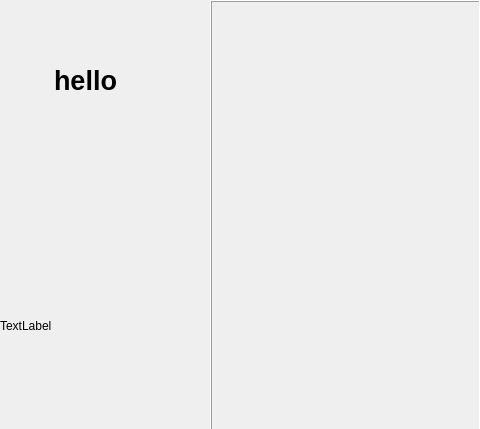
<?xml version="1.0" encoding="UTF-8"?>
<ui version="4.0">
 <class>Widget</class>
 <widget class="QWidget" name="Widget">
  <property name="geometry">
   <rect>
    <x>0</x>
    <y>0</y>
    <width>480</width>
    <height>429</height>
   </rect>
  </property>
  <property name="windowTitle">
   <string>Widget</string>
  </property>
  <widget class="QLabel" name="label">
   <property name="geometry">
    <rect>
     <x>10</x>
     <y>0</y>
     <width>151</width>
     <height>161</height>
    </rect>
   </property>
   <property name="text">
    <string>&lt;html&gt;&lt;head/&gt;&lt;body&gt;&lt;p align=&quot;center&quot;&gt;&lt;span style=&quot; font-size:20pt; font-weight:600;&quot;&gt;hello&lt;/span&gt;&lt;/p&gt;&lt;/body&gt;&lt;/html&gt;</string>
   </property>
  </widget>
  <widget class="QLabel" name="label_2">
   <property name="geometry">
    <rect>
     <x>0</x>
     <y>230</y>
     <width>161</width>
     <height>191</height>
    </rect>
   </property>
   <property name="text">
    <string>TextLabel</string>
   </property>
  </widget>
  <widget class="QFrame" name="frame">
   <property name="geometry">
    <rect>
     <x>210</x>
     <y>0</y>
     <width>271</width>
     <height>431</height>
    </rect>
   </property>
   <property name="styleSheet">
    <string notr="true"/>
   </property>
   <property name="frameShape">
    <enum>QFrame::Box</enum>
   </property>
   <property name="frameShadow">
    <enum>QFrame::Raised</enum>
   </property>
  </widget>
 </widget>
 <layoutdefault spacing="6" margin="11"/>
 <resources/>
 <connections/>
</ui>
